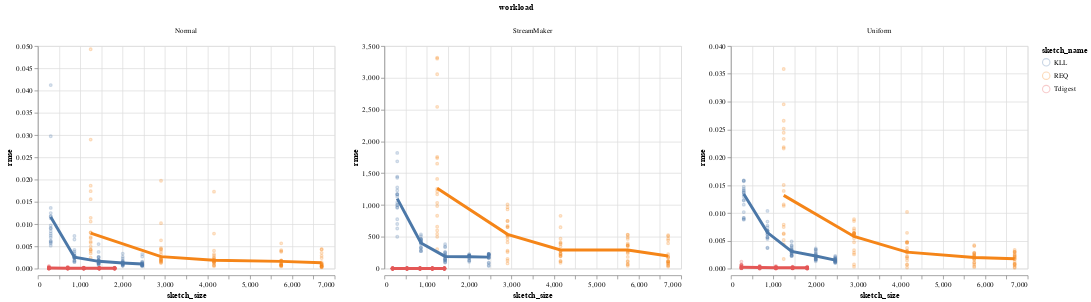

Write notebook code for a chart like this one.
### Markdown cell above
## Make plots

### Code cell
(chart, _) = plotErrorVsSize(dat[(dat.query_idx > 99000) & (dat['query'] == 'quantile')], x='sketch_size', unit=['qid','workload'])
chart.facet(column='workload').resolve_scale(
    y='independent'
)
#.facet(column='sketch_name').resolve_scale(
#   y='independent'
#)

### Figure 1 — Vega-Lite specification as saved in the notebook (floating-point values rounded to 4 significant figures; data arrays with more than 128 entries replaced by an {"elided": "..."} marker saying what was removed)
{"config": {"view": {"continuousWidth": 400, "continuousHeight": 300}}, "data": {"name": "data-e1e6cf05b19f492d2e9367da795c77f5"}, "facet": {"column": {"type": "nominal", "field": "workload"}}, "spec": {"layer": [{"mark": {"type": "point", "opacity": 0.3, "size": 10}, "encoding": {"color": {"type": "nominal", "field": "sketch_name"}, "x": {"type": "quantitative", "field": "sketch_size"}, "y": {"type": "quantitative", "field": "rmse", "title": "rmse"}}}, {"mark": {"type": "line", "size": 4}, "encoding": {"color": {"type": "nominal", "field": "sketch_name"}, "x": {"type": "quantitative", "field": "sketch_size"}, "y": {"type": "quantitative", "field": "rmse", "title": "rmse"}}, "transform": [{"loess": "rmse", "on": "sketch_size", "groupby": ["sketch_name"]}]}]}, "resolve": {"scale": {"y": "independent"}}, "$schema": "https://vega.github.io/schema/vega-lite/v4.8.1.json", "datasets": {"data-e1e6cf05b19f492d2e9367da795c77f5": {"elided": "855 records"}}}
